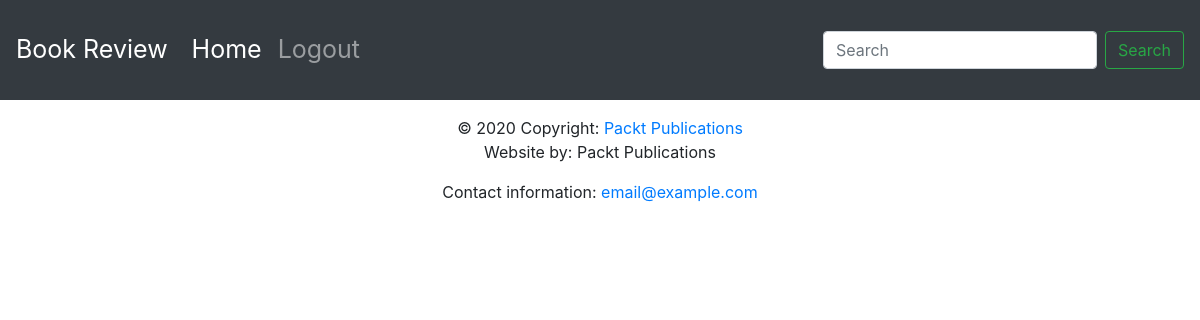
The page /books/ on the database as committed earlier.
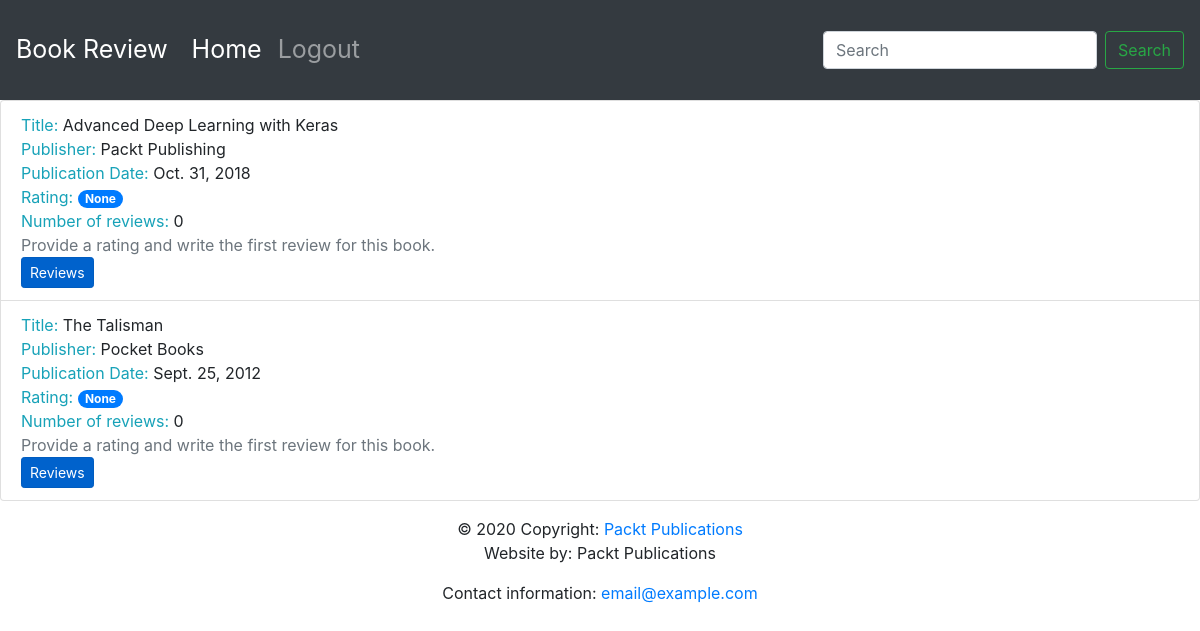
The same page on the database as committed later.
### reviews/models.py (models this page shows, shortened)
class Book(models.Model):
    title = models.CharField(
        max_length=70, help_text="The title of the book.")
    publication_date = models.DateField(
        verbose_name="Date the book was published.")
    isbn = models.CharField(
        max_length=20, verbose_name="ISBN number of the book.")
    publisher = models.ForeignKey(
        Publisher, on_delete=models.CASCADE)
    contributors = models.ManyToManyField("Contributor", through="BookContributor")

class Publisher(models.Model):
    name = models.CharField(
        max_length=50,
        help_text="The name of the Publisher.")
    website = models.URLField(
        help_text="The Publisher's website.")
    email = models.EmailField(
        help_text="The Publisher's email addres.")
    def __str__(self):
        return self.name

### reviews/views.py (the view)
# urls.py: path('books/', views.book_list, name='book_list'),
def book_list(request):
    books = Book.objects.all()
    books_with_reviews = []
    for book in books:
        reviews = book.review_set.all()
        if reviews:
            book_rating = average_rating([review.rating for review in reviews])
            number_of_reviews = len(reviews)
        else:
            book_rating = None
            number_of_reviews = 0
        books_with_reviews.append({"book": book, "book_rating": book_rating, "number_of_reviews": number_of_reviews})
    context = {
        "book_list": books_with_reviews
    }
    return render(request, "reviews/book_list.html", context)

### reviews/templates/reviews/book_list.html (shortened to what this page needs)
{% extends 'base.html' %}
{% block content %}
<ul class="list-group">
  {% for item in book_list %}
  <li class="list-group-item">
      <span class="text-info">Title: </span> <span>{{ item.book.title }}</span>
      <br>
      <span class="text-info">Publisher: </span><span>{{ item.book.publisher }}</span>
      <br>
      <span class="text-info">Publication Date: </span><span>{{ item.book.publication_date }}</span>
      <br>
      <span class="text-info">Rating: </span><span class="badge badge-primary badge-pill">{{ item.book_rating }}</span>
      <br>
      <span class="text-info">Number of reviews: </span><span>{{ item.number_of_reviews }}</span>
      <br>
      {% if item.book_rating is null %}
      <span class="text-secondary">Provide a rating and write the first review for this book.</span>
      <br>
      {% endif %}
      <a class="btn btn-primary btn-sm active" role="button" aria-pressed="true" href="/book/{{ item.book.id }}/">Reviews</a></li>
  {% endfor %}
</ul>
{% endblock %}

Rows that differ between the two databases and show on the page:
added Book: book "Advanced Deep Learning with Keras", book.publisher "Packt Publishing", book.publication_date "Oct. 31, 2018", book_rating "None", number_of_reviews "0"
added Book: book "The Talisman", book.publisher "Pocket Books", book.publication_date "Sept. 25, 2012", book_rating "None", number_of_reviews "0"
